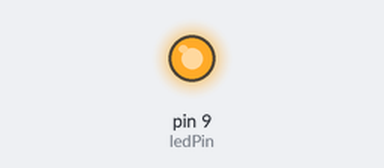
Bench run of a sketch on a simulated Arduino Uno, built with avr-gcc and run on an emulated ATmega328P. Parts: output pins drawn as LEDs (lit = HIGH).

Above: at 1.0 s.
At 3.0 s:
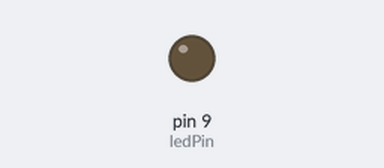
Timing chart, 0 to 5.2 s (numbered marks = the images above):
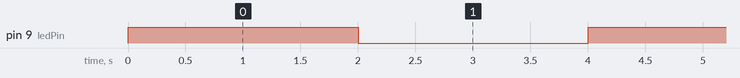

The sketch:

blink_led.ino
```cpp
/*
* Aula 01:
* Pratica 02: Piscando um led
* 21/04/2022
*/

#define ledPin  9 //Atribui o valor 9 a variável inteira ledPin, que irá representar o pino digital 9


void setup() {
  // put your setup code here, to run once:
  pinMode(ledPin, OUTPUT);//Define ledPin (pino 9) como saída

}

void loop() {
  // put your main code here, to run repeatedly:
  digitalWrite(ledPin, HIGH);//Coloca ledPin em nível alto (5V)
  delay(2000);//Espera 2000 milissegundos (2 segundo)
  digitalWrite(ledPin, LOW);//Coloca ledPin em nível baixo (0V)
  delay(2000);//Espera 2000 milissegundos (2 segundo)

}
```

Measured:
- by itself, pin 9 (ledPin): alternates HIGH for 2.0 s and LOW for 2.0 s
